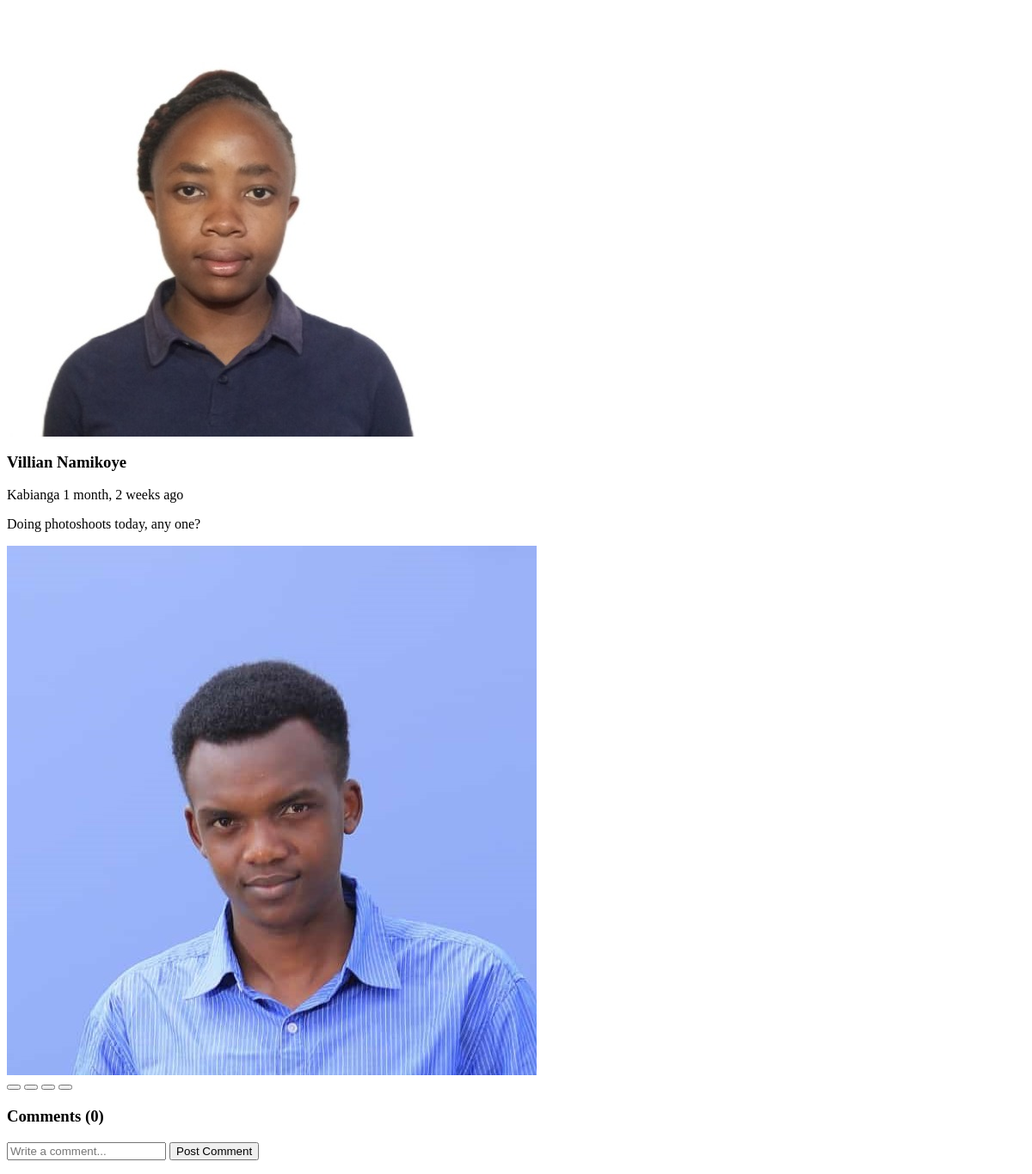
The app's page /post/2/details/, older data.
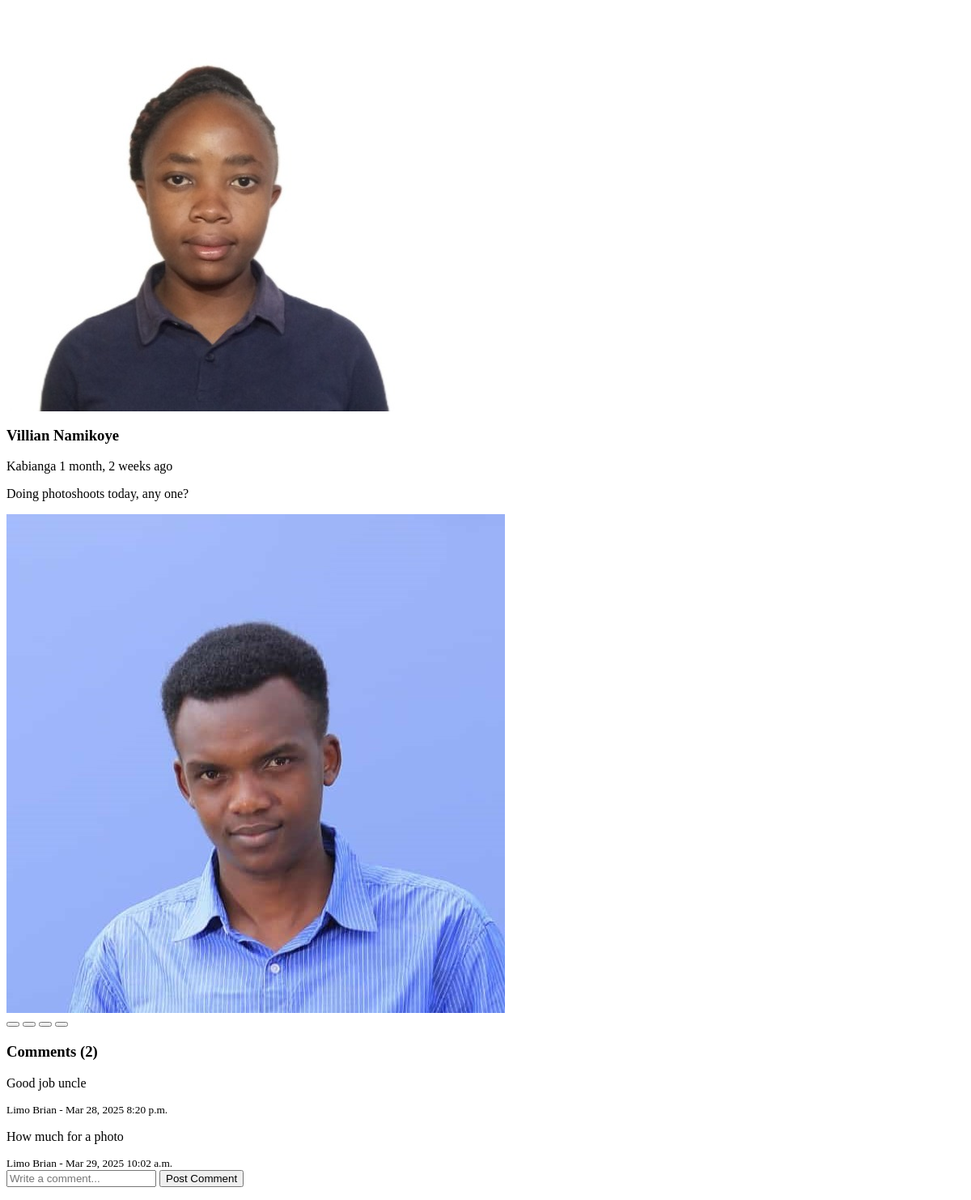
The same page, newer data.
### myvibeapp/models.py (models this page shows, shortened)
class Media(models.Model):
    MEDIA_TYPE_CHOICES = [
        ('image', 'Image'),
        ('video', 'Video'),
    ]
    post = models.ForeignKey(Post, on_delete=models.CASCADE, related_name='media_files')
    file = models.FileField(upload_to='posts/media/')
    media_type = models.CharField(max_length=5, choices=MEDIA_TYPE_CHOICES)
    order = models.PositiveSmallIntegerField(default=0)  # For sorting media
    thumbnail = models.ImageField(upload_to='posts/thumbnails/', blank=True)  # For video previews
    created_at = models.DateTimeField(auto_now_add=True)
    class Meta:
        ordering = ['order']

class Post(models.Model):
    PRIVACY_CHOICES = [
        ('public', 'Public'),
        ('private', 'Private'),
        ('friends', 'Friends Only'),
    ]
    user = models.ForeignKey(User, on_delete=models.CASCADE, related_name='posts')
    description = models.TextField()
    interests = models.ManyToManyField(Interest, related_name='posts', blank=True)
    likes = models.ManyToManyField(User, related_name='liked_posts', blank=True)
    created_at = models.DateTimeField(auto_now_add=True)
    updated_at = models.DateTimeField(auto_now=True)
    privacy = models.CharField(max_length=10, choices=PRIVACY_CHOICES, default='public')
    location = models.CharField(max_length=100, blank=True)
    latitude = models.FloatField(blank=True, null=True)  # For geotagging
    longitude = models.FloatField(blank=True, null=True)  # For geotagging
    is_active = models.BooleanField(default=True)  # For soft deletion
    total_likes = models.PositiveIntegerField(default=0)
    total_comments = models.PositiveIntegerField(default=0)
    total_shares = models.PositiveIntegerField(default=0)
    total_views = models.PositiveIntegerField(default=0)
    class Meta:
        ordering = ['-created_at']
        indexes = [
            models.Index(fields=['created_at']),
            models.Index(fields=['privacy']),
        ]

class Comment(models.Model):
    user = models.ForeignKey(User, on_delete=models.CASCADE, related_name='comments')
    post = models.ForeignKey(Post, on_delete=models.CASCADE, related_name='comments')
    text = models.TextField()
    parent_comment = models.ForeignKey('self', on_delete=models.CASCADE, null=True, blank=True)  # For nested comments
    created_at = models.DateTimeField(auto_now_add=True)
    updated_at = models.DateTimeField(auto_now=True)
    is_active = models.BooleanField(default=True)
    class Meta:
        ordering = ['created_at']

### accounts/models.py (models this page shows, shortened)
class UserProfile(models.Model):
    USER_TYPE_CHOICES = [
        ('user', 'User'),
        ('admin', 'Admin'),
    ]
    user = models.OneToOneField(User, on_delete=models.CASCADE)
    phone = models.CharField(max_length=15)
    profile_picture = models.ImageField(upload_to='profile_pics/', blank=True, null=True)
    date_of_birth = models.DateField(null=True, blank=True)
    gender = models.CharField(
        max_length=10,
        choices=[('Male', 'Male'), ('Female', 'Female'), ('Other', 'Other')],
        blank=True
    )
    usertype = models.CharField(max_length=10, choices=USER_TYPE_CHOICES, default='user')
    interests = models.ManyToManyField(Interest, blank=True, related_name='user_profiles')
    email_confirmed = models.BooleanField(default=False)
    otp_code = models.CharField(max_length=6, blank=True, null=True)
    otp_created_at = models.DateTimeField(blank=True, null=True)
    last_reset_request = models.DateTimeField(null=True, blank=True)
    theme = models.CharField(max_length=10, choices=[('light', 'Light'), ('dark', 'Dark')], default='light')
    bio = models.CharField(max_length=150, blank=True, null=True, help_text="A short description about yourself (e.g., Tech enthusiast | Photographer | Musician)")
    has_visited_homepage = models.BooleanField(default=False)

### myvibeapp/views.py (the view)
# urls.py: path('post/<int:post_id>/details/', views.post_detail_modal, name='post_detail_modal'),
def post_detail_modal(request, post_id):
    post = get_object_or_404(Post, id=post_id, is_active=True)
    return render(request, 'myvibe/post_detail_modal.html', {'post': post})

### accounts/context_processors.py (called while the page is built)
def notification_count(request):
    if request.user.is_authenticated:
        unread_count = Notification.objects.filter(recipient=request.user, is_read=False).count()
        return {'unread_notification_count': unread_count}
    return {'unread_notification_count': 0}

### events/context_processors.py (called while the page is built)
def events_context(request):
    events = Event.objects.all().order_by('start_time').prefetch_related('interests')
    return {'events': events}

### templates/myvibe/post_detail_modal.html (shortened to what this page needs)
{% load static %}
<div class="post-details card">
    <div class="post-header">
        <img src="{{ post.user.userprofile.profile_picture.url }}"
             class="profile-img"
             alt="{{ post.user.username }}">
        <div class="post-meta">
            <h3>{{ post.user.get_full_name }}</h3>
            <div class="post-info">
                <span class="location">{{ post.location }}</span>
                <span class="post-time">{{ post.created_at|timesince }} ago</span>
            </div>
        </div>
    </div>
    <p class="post-caption">{{ post.description }}</p>
    <div class="media-grid">
        {% for media in post.media_files.all %}
        <div class="media-item">
            {% if media.media_type == 'image' %}
                <img src="{{ media.file.url }}"
                     class="media-content"
                     alt="Post image"
                     onclick="openMediaDialog('{{ media.file.url }}', 'image')">
            {% else %}
                <video class="media-content"
                       controls
                       onclick="openMediaDialog('{{ media.file.url }}', 'video')">
                    <source src="{{ media.file.url }}" type="video/mp4">
                </video>
            {% endif %}
            <div class="media-actions">
                <button class="media-btn"></button>
                <button class="media-btn"></button>
                <button class="media-btn"></button>
                <button class="media-btn"></button>
            </div>
        </div>
        {% endfor %}
    </div>
    <div class="comments-section">
        <h3>Comments ({{ post.comments.count }})</h3>
        <div class="comments-list" id="commentsSection">
            {% for comment in post.comments.all %}
            <div class="comment card">
                <p class="comment-text">{{ comment.text }}</p>
                <small class="comment-meta">
                    {{ comment.user.get_full_name }} -
                    {{ comment.created_at|date:"M j, Y g:i a" }}
                </small>
            </div>
            {% endfor %}
        </div>
        <form class="comment-form" id="commentForm" data-post-id="{{ post.id }}">
            <input type="text"
                   class="comment-input"
                   placeholder="Write a comment..."
                   required>
            <button type="submit" class="btn-primary">Post Comment</button>
        </form>
    </div>
</div>

Row changes from the older to the newer data that the page shows:
changed Post "Kabianga": comments.count "0" → "2"
added Comment: text "Good job uncle", user.get_full_name "Limo Brian", created_at "Mar 28, 2025 8:20 p.m."
added Comment: text "How much for a photo", user.get_full_name "Limo Brian", created_at "Mar 29, 2025 10:02 a.m."
